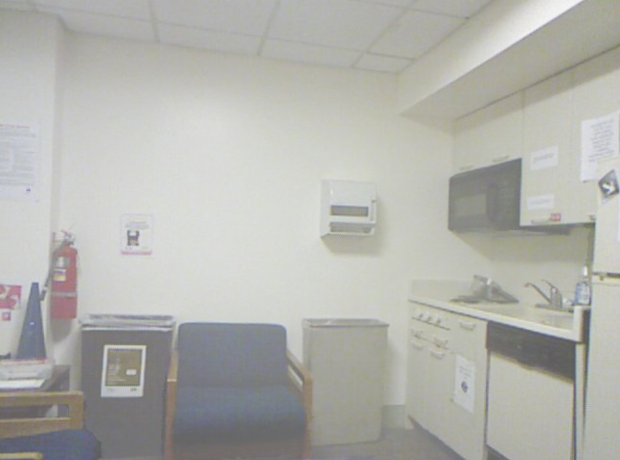
#> input picture images/indoor.png, 620 x 460 px
$ python '同态.py'
#> lines starting #> are read from the running program, lines starting #| are printed output that depends on the picture
#> further down, img is the input picture: PIL image 620x460 RGB; mean R, G, B 178.1, 178.3, 173.1
import cv2 as cv
from matplotlib import pyplot as plt
import numpy as np
from scipy import ndimage
from skimage import data, util, color
import math
import time
import os
import cv2
from PIL import Image
import numpy as np


def homomorphic_filter(src, d0=10, r1=0.5, rh=2, c=4, h=2.0, l=0.5):
#> called with d0 = 10, r1 = 0.5, rh = 2, c = 4, h = 2, l = 0.5
    gray = src.copy()
    if len(src.shape) > 2:
        gray = cv2.cvtColor(src, cv2.COLOR_BGR2GRAY)
    gray = np.float64(gray)
    rows, cols = gray.shape
#> rows = 460; cols = 620
    gray_fft = np.fft.fft2(gray)
    gray_fftshift = np.fft.fftshift(gray_fft)
    dst_fftshift = np.zeros_like(gray_fftshift)
    M, N = np.meshgrid(np.arange(-cols // 2, cols // 2), np.arange(-rows//2, rows//2))
    D = np.sqrt(M ** 2 + N ** 2)
    Z = (rh - r1) * (1 - np.exp(-c * (D ** 2 / d0 ** 2))) + r1
    dst_fftshift = Z * gray_fftshift
    dst_fftshift = (h - l) * dst_fftshift + l
    dst_ifftshift = np.fft.ifftshift(dst_fftshift)
    dst_ifft = np.fft.ifft2(dst_ifftshift)
    dst = np.real(dst_ifft)
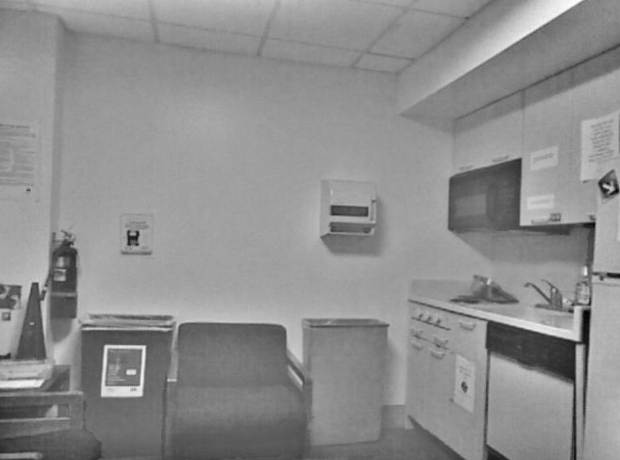
#> dst: shape (460, 620) float64; min -127.7, max 338.4, mean 132.5; drawn with min black and max white
    dst = np.uint8(np.clip(dst, 0, 255))
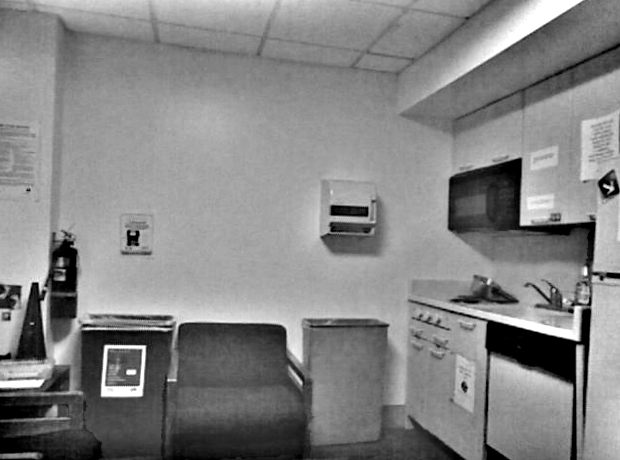
#> dst: shape (460, 620); min 0, max 255, mean 132.4
    return dst


if __name__ == '__main__':

    img_path = "../../images/indoor.png"

    if os.path.isfile(img_path):
        # print("path {} is existence;".format(img_path))
        img = Image.open(img_path)
        Img = img.convert('L')
        img = np.array(img)
        # print(img, img.shape)

    start_time = time.time()
    img = homomorphic_filter(img)
    end_time = time.time()
    # print("new img shape is {}".format(img.shape))
    print("消耗时间{}".format(end_time-start_time))

    name = img_path.split('/')[-1]
    cv2.imwrite('./dehazeing/'+name, img)

$ run again, with images/foggy_bench.jpg saved as images/indoor.png
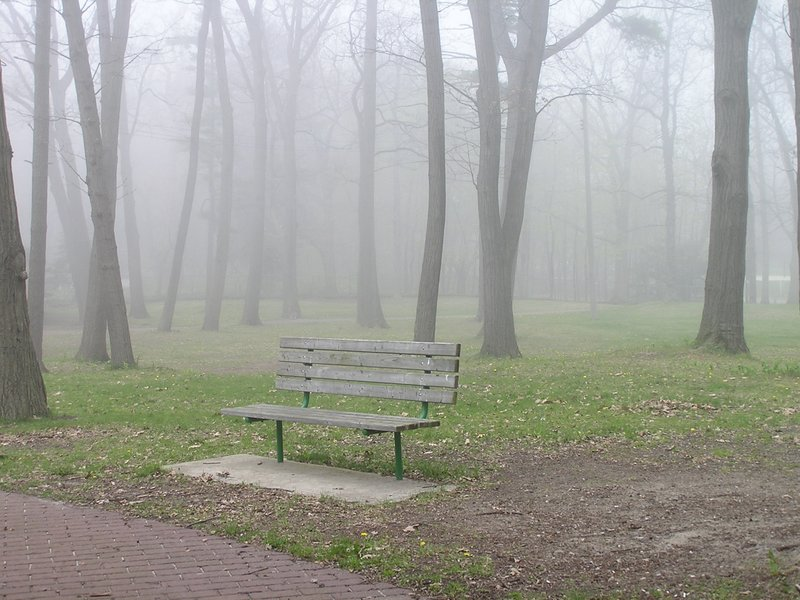
#> input picture images/foggy_bench.jpg, 800 x 600 px
#> img is the input picture: PIL image 800x600 RGB; mean R, G, B 159.8, 160.2, 153
#> in homomorphic_filter, `dst = np.real(dst_ifft)`:
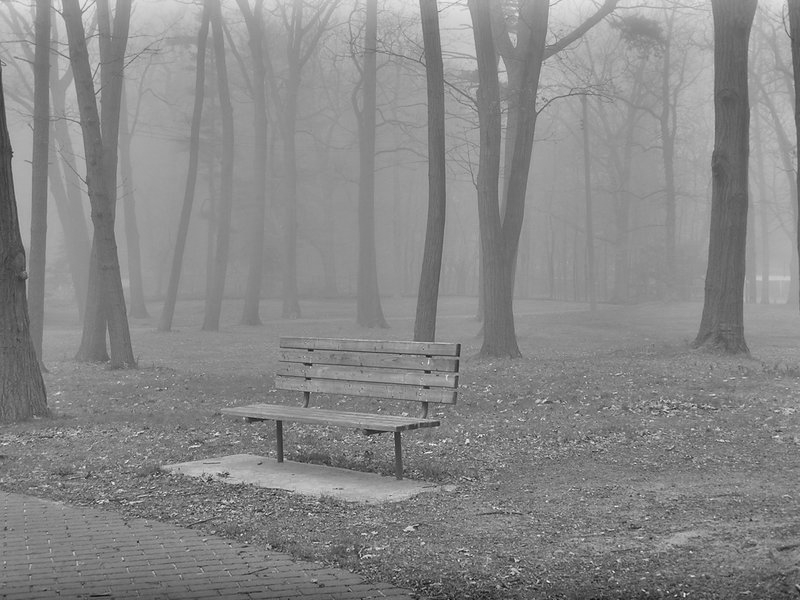
#> dst: shape (600, 800) float64; min -296.3, max 478.3, mean 118.4; drawn with min black and max white
#> in homomorphic_filter, `dst = np.uint8(np.clip(dst, 0, 255))`:
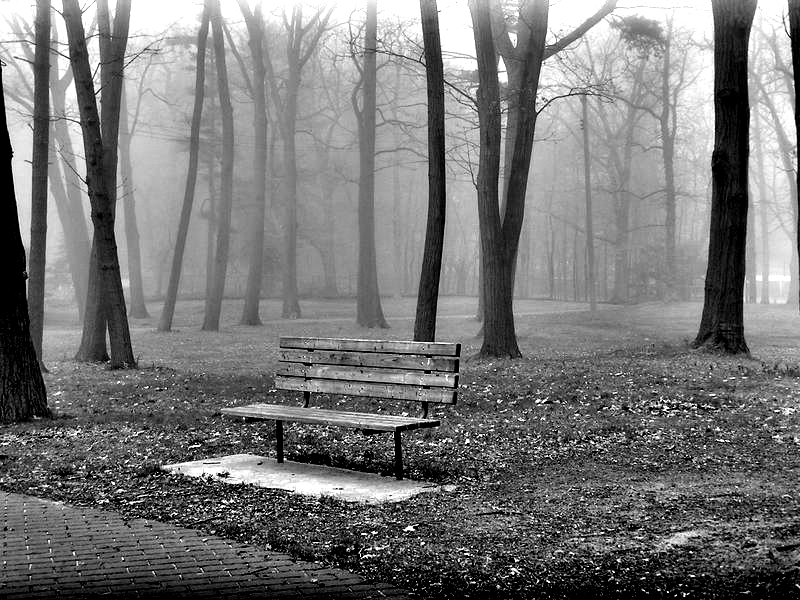
#> dst: shape (600, 800); min 0, max 255, mean 119.2
